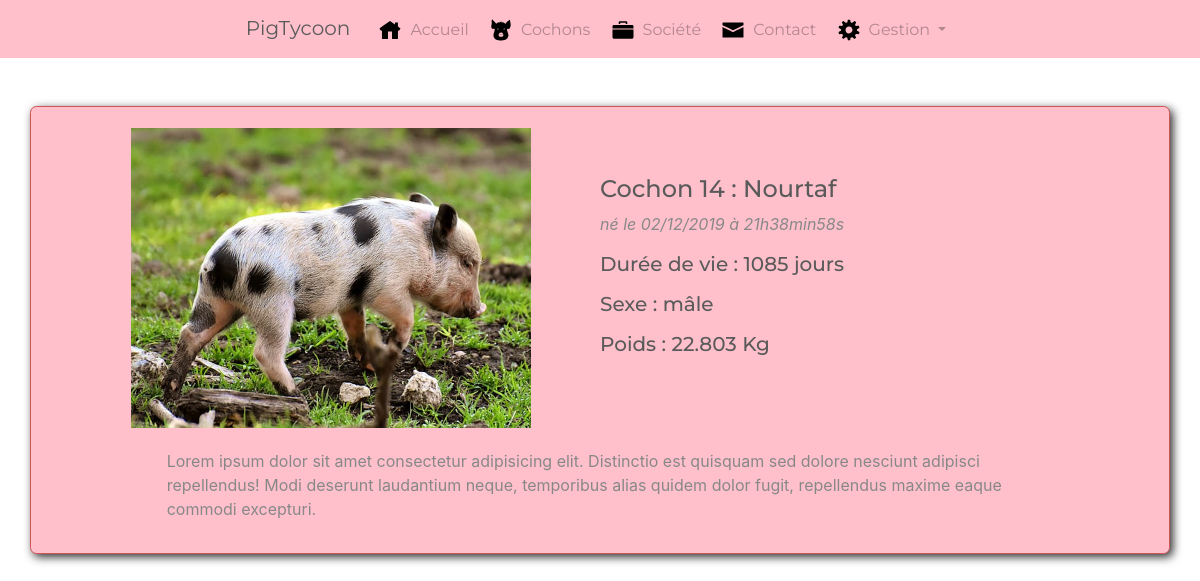
Page /index.php?action=pig&id=14 on the committed database.
### tables this page shows
CREATE TABLE IF NOT EXISTS `pig` (
  `id_pig` int(11) NOT NULL AUTO_INCREMENT,
  `name_pig` varchar(100) NOT NULL,
  `sex_pig` tinyint(4) NOT NULL,
  `weight_pig` decimal(7,3) NOT NULL,
  `mother_pig` int(11) DEFAULT NULL,
  `father_pig` int(11) DEFAULT NULL,
  `birthdate_pig` datetime DEFAULT NULL,
  `deathdate_pig` datetime DEFAULT NULL,
  `state_pig` tinyint(4) NOT NULL DEFAULT '1',
  `thumbnail_pig` int(11) NOT NULL,
  `updated_at_pig` datetime DEFAULT NULL,
  PRIMARY KEY (`id_pig`)
);

CREATE TABLE IF NOT EXISTS `photo` (
  `id_photo` int(11) NOT NULL AUTO_INCREMENT,
  `name_photo` varchar(30) NOT NULL,
  `whichpig_photo` int(11) NOT NULL,
  PRIMARY KEY (`id_photo`)
);

CREATE TABLE IF NOT EXISTS `sex` (
  `id_sex` int(11) NOT NULL,
  `type_sex` varchar(100) NOT NULL,
  PRIMARY KEY (`id_sex`)
);

### controllers/frontoffice.php (called while the page is built, shortened)
<?php
require_once('models/PigManager.php');
function pig()
{
    $pigManager = new PigManager;
    $pig = $pigManager->getPig($_GET['id']);
    require('views/frontoffice/pig.php');
}

### models/PigManager.php (called while the page is built, shortened)
<?php
class PigManager extends Manager
{
    function getPig($pigId)
    {
        $db = $this->dbConnect();
        $req = $db->prepare('SELECT
                             id_pig, name_pig, sex_pig, type_sex,
                             weight_pig, mother_pig, father_pig,
                             DATE_FORMAT(birthdate_pig, \'%d/%m/%Y à %Hh%imin%ss\') AS birthdate_pig,
                             (DATEDIFF(deathdate_pig, NOW())) AS deathtime_pig,
                             state_pig, name_photo
                             FROM pig
                             LEFT JOIN photo
                             ON photo.id_photo = pig.thumbnail_pig
                             LEFT JOIN sex
                             ON pig.sex_pig = sex.id_sex
                             WHERE id_pig = ?');
        $req->execute(array($pigId));
        $pig = $req->fetch();
        return $pig;
    }
}

### views/frontoffice/pig.php (the view, shortened to what this page needs)
<div class="container newpig bg-primary">
    <div class="row">
        <div class="col-6 align-self-center text-center">
            <div class="row justify-content-center">
                <a class="gallery" href="./public/images/photos/<?= $pig['name_photo'] ?>">
                    <img src="./public/images/photos/<?= $pig['name_photo'] ?>" alt="" width="400px" class="img-fluid">
                </a>
            </div>
        </div>
        <div class="col-6 align-self-center">
            <div class="row">
                <h4>
                    Cochon <?= $pig['id_pig'] ?> : <?= htmlspecialchars($pig['name_pig']) ?>
                </h4>
            </div>
            <div class="row">
                <p><em>né le <?= $pig['birthdate_pig'] ?></em></p>
            </div>
            <div class="row">
                <h5>
                    <p>Durée de vie : <?php echo ($pig['deathtime_pig']) . " jours" ?></p>
                    <p>Sexe : <?php echo ($pig['type_sex']) ?></p>
                    <p>Poids : <?php echo ($pig['weight_pig']) ?> Kg</p>
                </h5>
            </div>
        </div>
    </div>
    <div class="row justify-content-center">
        <div class="col-10 align-self-center">
            <p> Lorem ipsum dolor sit amet consectetur adipisicing elit. Distinctio est quisquam sed dolore nesciunt adipisci repellendus! Modi deserunt laudantium neque,
                temporibus alias quidem dolor fugit, repellendus maxime eaque commodi excepturi.</p>
        </div>
    </div>
</div>
<?php require('template.php'); ?>

### public/css/style.css (style rules this page uses)
.bg-primary { background-color: pink !important; }
body { margin-bottom: 100px; background-image: url("../images/others/bg4.jpg") !important; background-size: cover; background-attachment: fixed; }
.newpig { border: 0.1rem solid rgb(204, 86, 86); border-radius: 0.4rem; margin-top: 3rem; box-shadow: 3px 3px 10px rgb(44, 44, 44); }
.newpig > * { margin: 1rem; }
.newpig img { margin: 0.3rem; }

### rows in the picture
pig: photo.name_photo (picture), id_pig "14", name_pig "Nourtaf", sex.type_sex "mâle", weight_pig "22.803"

### other values in the picture
$pig['birthdate_pig'] "02/12/2019 à 21h38min58s"
$pig['deathtime_pig'] "1085"
